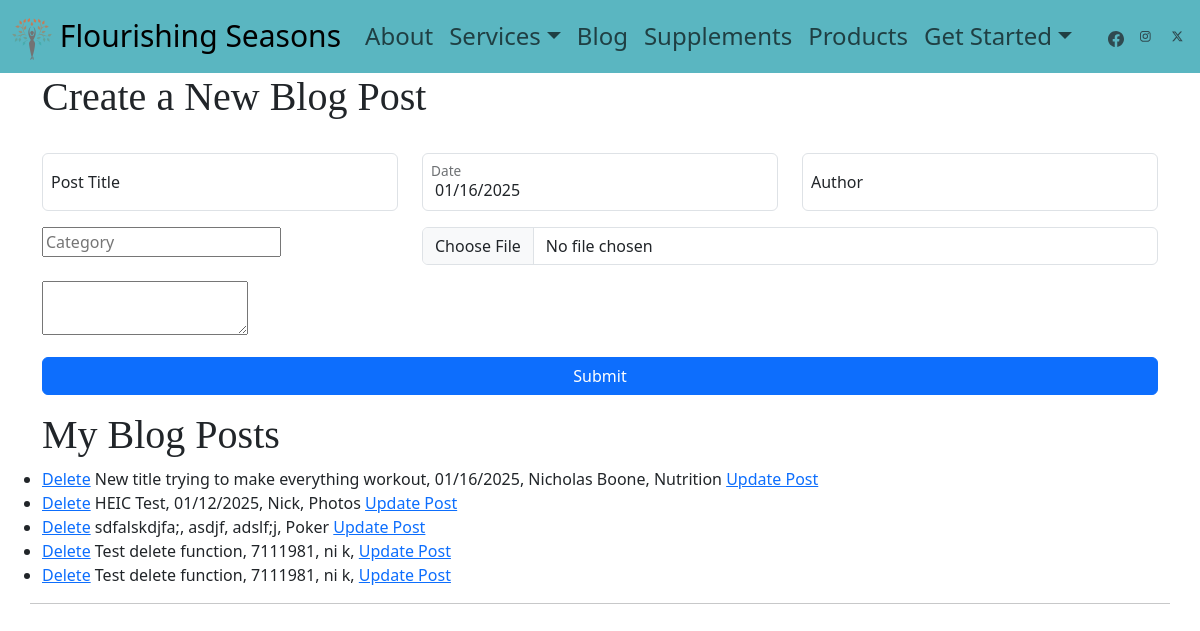
/admin, run on an earlier commit of the app's database.
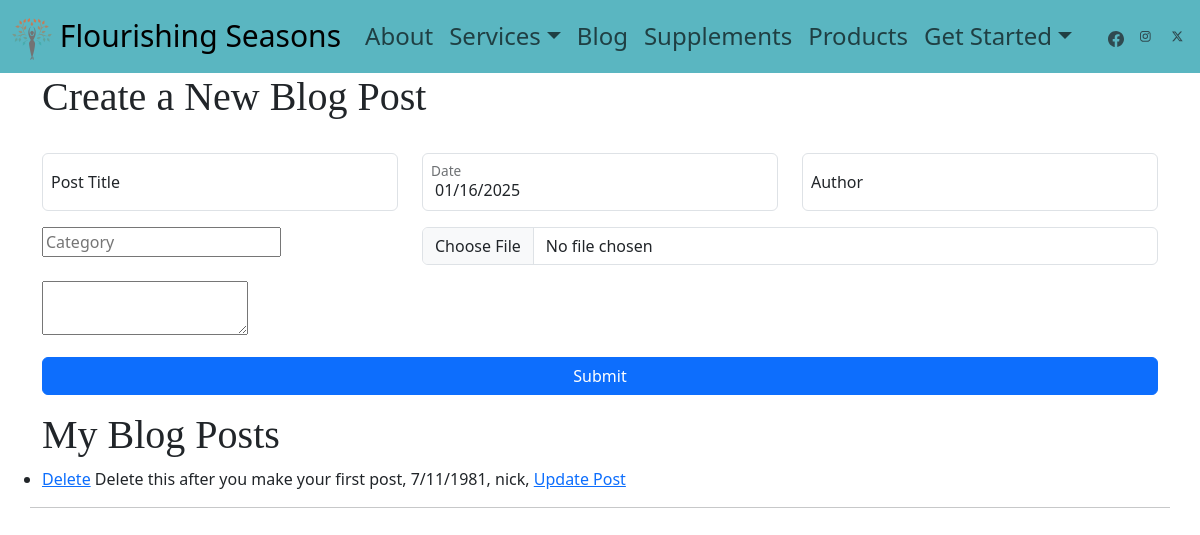
And on a later commit of the database.
### main.py (models this page shows)
class Post(db.Model):
    id: Mapped[int] = mapped_column(Integer, primary_key=True)
    title: Mapped[str] = mapped_column(String(250), nullable=False)
    date: Mapped[str] = mapped_column(String(250), nullable=False)
    author: Mapped[str] = mapped_column(String(250), nullable=True)
    category: Mapped[str] = mapped_column(String(250), nullable=False)
    picture: Mapped[str] = mapped_column(String(250), unique=True, nullable=True)
    thumb: Mapped[str] = mapped_column(String(250), nullable=True)
    body: Mapped[str] = mapped_column(String(250), nullable=False)

### main.py (the view, shortened to what this page needs)
@app.route("/admin", methods=["GET", "POST"])
def admin():
    logged_in()
    print('logged in')
    print(request.method)
    posts, posts_len, headline, f1, f2 = query_blog()
    if request.method == 'GET':
        return render_template('admin.html', posts=posts, posts_len=posts_len, TINY_API=TINY_API, date=CURRENT_DATE)

### main.py (called while the page is built, shortened)
def logged_in():
    if not session.get('admin_logged_in'):
        return redirect(url_for('login'))

def query_blog():
    posts = (Post.query.all())[::-1]
    posts_len = len(posts)
    hl = next(post for post in posts if post.id == int(posts[-1].body))
    f1 = next(post for post in posts if post.id == int(posts[-1].thumb))
    f2 = next(post for post in posts if post.id == int(posts[-1].picture))
    return posts, posts_len, hl, f1, f2

### templates/admin.html (shortened to what this page needs)
{% extends 'base.html' %}
{% block content %}
{% include 'header.html' %}
{% if update==True %}
<div class="container col-md-12 pt-4">
  <h1>Update an existing Blog post</h1>
  <form action="{{ url_for('update', kind='blog') }}" enctype="multipart/form-data" method="POST" class="col-12 rounded-3" style="height: stretch">
    <div class="row">
      <div class="col-md-4 form-floating mb-3" >
        <input class="form-control" value="{{ post.title }}" placeholder="Title" name="title"/>
        <label class="mx-2">Post Title</label>
      </div>
      <div class="col-md-4 form-floating mb-3">
        <input class="form-control" value="{{ post.date }}" placeholder="Date" name="date"/>
        <label class="mx-2">Date</label>
      </div>
      <div class="col-md-4 form-floating mb-3">
        <input class="form-control" value="{{ post.author }}" placeholder="author" name="author"/>
        <label class="mx-2">Author</label>
      </div>
      <div class="col-md-4 mb-3 ">
        <input placeholder="Category" value="{{ post.category }}" name="category"/>
      </div>
      <div class="col-md-2">
        <input placeholder="post id" value="{{ post.id }}" name="post_id">
      </div>
      <div class="col-md-2">
        <input type="checkbox" id="headline" name="headline">
        <label for="headline">Headline?</label>
      </div>
      <div class="col-md-2">
        <input type="checkbox" id="featured1" name="featured1">
        <label for="featured1">Featured 1?</label>
      </div>
      <div class="col-md-2">
        <input type="checkbox" id="featured2" name="featured2">
        <label for="featured2">Featured 2?</label>
      </div>
      <div class="col-md-6 mb-3">
        <input type="file" class="form-control"  name="picture">
      </div>
      <div class="col-md-12 form-floating mb-3">
        <script>
          tinymce.init({
            selector: 'textarea',
            plugins: 'image code',
            /* Enable title field in the Image dialog */
            image_title: true,
            /* Enable automatic uploads of images represented by blob or data URIs */
            automatic_uploads: true,
            file_picker_types: 'image',
            /* And here's our custom image picker */
            file_picker_callback: (cb, value, meta) => {
              const input = document.createElement('input');
              input.setAttribute('type', 'file');
              input.setAttribute('accept', 'image/*');
              input.addEventListener('change', (e) => {
                const file = e.target.files[0];
                // Create a FormData object to send the file
                const formData = new FormData();
                formData.append('file', file);
                // Upload the image to the server
                fetch('/upload', {
                  method: 'POST',
                  body: formData
                })
                .then(response => response.json())
                .then(data => {
                  if (data.location) {
                    // Image uploaded successfully, pass the URL to TinyMCE
                    cb(data.location);
                  } else {
                    alert('Upload failed');
                  }
                })
                .catch(error => {
                  console.error('Error:', error);
                });
              });
              input.click();
            },
            content_style: 'body { font-family:Helvetica,Arial,sans-serif; font-size:16px }',
            plugins: [
              // Core editing features
              'anchor', 'autolink', 'charmap', 'codesample', 'emoticons', 'image', 'link', 'lists', 'media', 'searchreplace', 'table', 'visualblocks', 'wordcount',
              // Your account includes a free trial of TinyMCE premium features
              // Try the most popular premium features until Jan 17, 2025:
              'checklist', 'mediaembed', 'casechange', 'export', 'formatpainter', 'pageembed', 'a11ychecker', 'tinymcespellchecker', 'permanentpen', 'powerpaste', 'advtable', 'advcode', 'editimage', 'advtemplate', 'ai', 'mentions', 'tinycomments', 'tableofcontents', 'footnotes', 'mergetags', 'autocorrect', 'typography', 'inlinecss', 'markdown', 'importword', 'exportword', 'exportpdf'
            ],
            toolbar: 'undo redo | blocks fontfamily fontsize | bold italic underline strikethrough | link image media table mergetags | addcomment showcomments | spellcheckdialog a11ycheck typography | align lineheight | checklist numlist bullist indent outdent | emoticons charmap | removeformat',
            tinycomments_mode: 'embedded',
            tinycomments_author: 'Author name',
            mergetags_list: [
              { value: 'First.Name', title: 'First Name' },
              { value: 'Email', title: 'Email' },
            ],
            ai_request: (request, respondWith) => respondWith.string(() => Promise.reject('See docs to implement AI Assistant')),
          });
        </script>
        <textarea name="body">
          {{ post.body }}
        </textarea>
      </div>
      <div class="mb-3">
        <button class="w-100 btn btn-primary" style="" type="submit">Submit</button>
      </div>
    </div>
  </form>
</div>
{% else %}
<div class="container">
  <h1>Create a New Blog Post</h1>
  <div class="row">
    <div class="container col-md-12 pt-4">
      <form action="{{ url_for('admin', kind='blog') }}" enctype="multipart/form-data" method="POST" class="col-12 rounded-3" style="height: stretch">
        <div class="row">
          <div class="col-md-4 form-floating mb-3" >
            <input class="form-control" placeholder="Title" name="title"/>
            <label class="mx-2">Post Title</label>
          </div>
          <div class="col-md-4 form-floating mb-3">
            <input class="form-control" value="{{ date }}" placeholder="Date" name="date"/>
            <label class="mx-2">Date</label>
          </div>
          <div class="col-md-4 form-floating mb-3">
            <input class="form-control" placeholder="author" name="author"/>
            <label class="mx-2">Author</label>
          </div>
          <div class="col-md-4 mb-3 ">
            <input placeholder="Category" list=categories name="category"/>
          </div>
          <div class="col-md-8 mb-3">
            <input type="file" class="form-control" name="picture">
          </div>
          <div class="col-md-12 form-floating mb-3">
            <textarea name="body"></textarea>
          </div>
          <div class="mb-3">
            <button class="w-100 btn btn-primary" style="" type="submit">Submit</button>
          </div>
        </div>
      </form>
    </div>
    {% endif %}
  <h1>My Blog Posts</h1>
    <ul>
      {% if empty==True %}
      <li>You have no posts</li>
      {% else %}
      {%  for num in range(0, posts_len-1) %}
      <li><a href="{{ url_for('delete', post_id=posts[num].id) }}">Delete</a>  {{ posts[num].title }}, {{ posts[num].date }}, {{ posts[num].author }}, {{ posts[num].category }}  <a href="{{ url_for('update', kind='blog', post_id=posts[num].id) }}">Update Post</a></li>
      {% endfor %} {% endif %}
    </ul>
    <hr>
  </div>
</div>
{% endblock %}

### templates/base.html (shortened to what this page needs)
<!DOCTYPE html>
<html lang="en">
  <head>
    <link href="https://cdn.jsdelivr.net/npm/bootstrap@5.3.3/dist/css/bootstrap.min.css" rel="stylesheet"
>
    <link rel="stylesheet" href="/static/css/styles.css" />
  </head>
  <body>
    {% block content %}{% endblock %}
  </body>
</html>

### templates/header.html (shortened to what this page needs)
<nav class="navbar navbar-default navbar-fixed-top sticky-top navbar-expand-lg" style="background-color: rgb(82, 179, 190, .95)">
  <div class="container-fluid">
    <a class="navbar-brand" href="{{ url_for('home') }}"><img src="/static/images/logo/IconOnly_Transparent_NoBuffer.png" width="40"> Flourishing Seasons</a>
    <div class="collapse navbar-collapse" id="navbarSupportedContent" style="font-size: 1.5em">
      <ul class="col-md-8 navbar-nav me-auto mb-2 mb-lg-0">
        <li class="nav-item">
          <a class="nav-link" href="/about">About</a>
        </li>
        <li class="nav-item dropdown">
          <a class="nav-link dropdown-toggle" href="#" role="button" id="servicesDropdown" data-bs-toggle="dropdown" aria-expanded="false">
            Services</a>
        </li>
        <li class="nav-item">
          <a class="nav-link" href="{{ url_for('blog') }}">Blog</a>
        </li>
        <li class="nav-item">
          <a class="nav-link" href="#">Supplements</a>
        </li>
        <li class="nav-item">
          <a class="nav-link" href="#">Products</a>
        </li>
        <li class="nav-item dropdown">
          <a class="nav-link dropdown-toggle" href="#" role="button" data-bs-toggle="dropdown" aria-expanded="false">
            Get Started</a>
        </li>
      </ul>
      <ul class="nav col-md-4 justify-content-end list-unstyled d-flex">
        <li class="ms-3"><a class="text-body-secondary" href="https://www.facebook.com/flourishingseasons" target="_blank" rel="noopener noreferrer">
          </a>
        </li>
        <li class="ms-3"><a class="text-body-secondary" href="https://www.instrgram.com/flourishingseasons" target="_blank" rel="noopener noreferrer">
          </a>
        </li>
        <li class="ms-3"><a class="text-body-secondary" href="https://www.x.com/flourishingseasons" target="_blank" rel="noopener noreferrer">
          <svg xmlns="http://www.w3.org/2000/svg" width="16" height="24" fill="currentColor" class="bi bi-twitter-x" viewBox="0 0 24 24">
            <path d="M12.6.75h2.454l-5.36 6.142L16 15.25h-4.937l-3.867-5.07-4.425 5.07H.316l5.733-6.57L0 .75h5.063l3.495 4.633L12.601.75Zm-.86 13.028h1.36L4.323 2.145H2.865z"/>
          </svg></a>
        </li>
      </ul>
    </div>
  </div>
</nav>

### static/css/styles.css (style rules this page uses)
h1,h2,h3,h4,h5,h6 { font-family: Poppins }
html { scroll-behavior: smooth; }
.navbar-brand { font-size: 30px !important; }

What changed in the data, as far as the page shows it:
removed Post: title "New title trying to make everything workout", date "01/16/2025", author "Nicholas Boone", category "Nutrition"
removed Post: title "HEIC Test", date "01/12/2025", author "Nick", category "Photos"
removed Post: title "sdfalskdjfa;", date "asdjf", author "adslf;j", category "Poker"
removed Post: title "Test delete function", date "7111981", author "ni k"
removed Post: title "Test delete function", date "7111981", author "ni k"
added Post: title "Delete this after you make your first post", date "7/11/1981", author "nick"
Also different on the page:
new list line: "Delete , , , Update Post"
list line gone: "Delete , , , Update Post"
